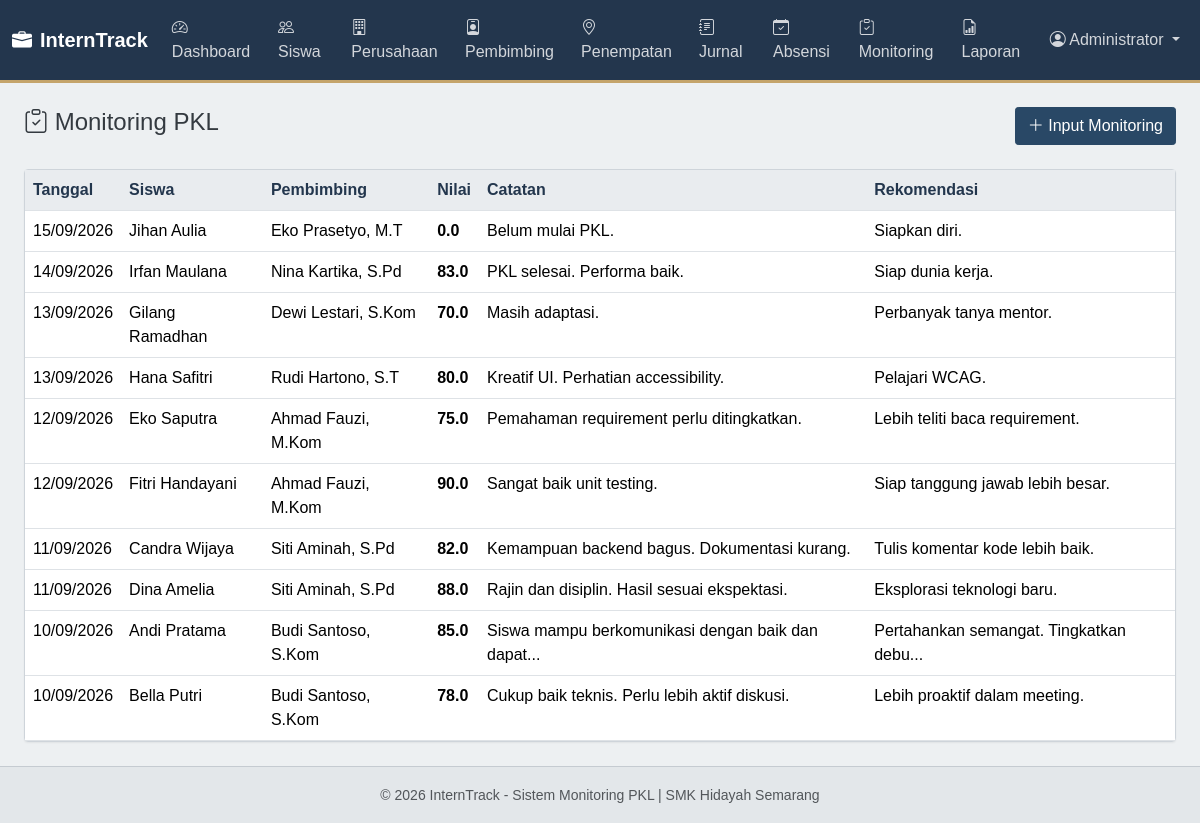
Page /admin/monitoring.php (signed in) on the committed database.
### tables this page shows
CREATE TABLE `monitoring` (
  `id` int(11) NOT NULL AUTO_INCREMENT,
  `siswa_id` int(11) NOT NULL,
  `pembimbing_id` int(11) NOT NULL,
  `tanggal` date NOT NULL,
  `catatan` text DEFAULT NULL,
  `nilai` decimal(5,2) DEFAULT NULL,
  `rekomendasi` text DEFAULT NULL,
  `created_at` timestamp NULL DEFAULT current_timestamp(),
  PRIMARY KEY (`id`),
  KEY `siswa_id` (`siswa_id`),
  KEY `pembimbing_id` (`pembimbing_id`),
  CONSTRAINT `monitoring_ibfk_1` FOREIGN KEY (`siswa_id`) REFERENCES `siswa` (`id`) ON DELETE CASCADE,
  CONSTRAINT `monitoring_ibfk_2` FOREIGN KEY (`pembimbing_id`) REFERENCES `pembimbing` (`id`) ON DELETE CASCADE
);

CREATE TABLE `siswa` (
  `id` int(11) NOT NULL AUTO_INCREMENT,
  `user_id` int(11) DEFAULT NULL,
  `nis` varchar(20) NOT NULL,
  `nama` varchar(100) NOT NULL,
  `kelas` varchar(20) NOT NULL,
  `jurusan` varchar(50) NOT NULL,
  `no_hp` varchar(20) DEFAULT NULL,
  `alamat` text DEFAULT NULL,
  PRIMARY KEY (`id`),
  UNIQUE KEY `nis` (`nis`),
  UNIQUE KEY `user_id` (`user_id`),
  CONSTRAINT `siswa_ibfk_1` FOREIGN KEY (`user_id`) REFERENCES `users` (`id`) ON DELETE SET NULL
);

CREATE TABLE `pembimbing` (
  `id` int(11) NOT NULL AUTO_INCREMENT,
  `user_id` int(11) DEFAULT NULL,
  `nip` varchar(30) DEFAULT NULL,
  `nama` varchar(100) NOT NULL,
  `no_hp` varchar(20) DEFAULT NULL,
  `email` varchar(100) DEFAULT NULL,
  PRIMARY KEY (`id`),
  UNIQUE KEY `user_id` (`user_id`),
  CONSTRAINT `pembimbing_ibfk_1` FOREIGN KEY (`user_id`) REFERENCES `users` (`id`) ON DELETE SET NULL
);

### admin/monitoring.php (the view, shortened to what this page needs)
<?php
$conn = getConnection();
$list = $conn->query("SELECT m.*, s.nama as siswa, p.nama as pembimbing FROM monitoring m
    JOIN siswa s ON m.siswa_id = s.id
    JOIN pembimbing p ON m.pembimbing_id = p.id
    ORDER BY m.tanggal DESC");
include __DIR__ . '/../includes/header.php';
?>
<div class="container-fluid">
    <div class="d-flex justify-content-between align-items-center mb-4">
        <h4><i class="bi bi-clipboard-check"></i> Monitoring PKL</h4>
        <button class="btn btn-primary" data-bs-toggle="modal" data-bs-target="#modalTambah"><i class="bi bi-plus-lg"></i> Input Monitoring</button>
    </div>
    <div class="card"><div class="card-body p-0"><div class="table-responsive">
        <table class="table table-hover mb-0">
            <thead><tr><th>Tanggal</th><th>Siswa</th><th>Pembimbing</th><th>Nilai</th><th>Catatan</th><th>Rekomendasi</th></tr></thead>
            <tbody>
            <?php while ($m = $list->fetch_assoc()): ?>
                <tr>
                    <td><?= date('d/m/Y', strtotime($m['tanggal'])) ?></td>
                    <td><?= htmlspecialchars($m['siswa']) ?></td>
                    <td><?= htmlspecialchars($m['pembimbing']) ?></td>
                    <td><strong><?= number_format($m['nilai'], 1) ?></strong></td>
                    <td><?= htmlspecialchars(mb_strimwidth($m['catatan'] ?? '-', 0, 50, '...')) ?></td>
                    <td><?= htmlspecialchars(mb_strimwidth($m['rekomendasi'] ?? '-', 0, 40, '...')) ?></td>
                </tr>
            <?php endwhile; ?>
            </tbody>
        </table>
    </div></div></div>
</div>
<?php include __DIR__ . '/../includes/footer.php'; ?>

### assets/css/style.css (style rules this page uses)
body { min-height: 100vh; display: flex; flex-direction: column; color: #343a40; background-color: #edf0f2; font-family: Arial, Helvetica, sans-serif; }
.card { border: 1px solid #ced4da; border-radius: 0.25rem; box-shadow: 0 1px 2px rgba(33, 37, 41, 0.06); }
.table th { font-weight: 600; color: #23364d; background-color: #e9ecef; border-bottom-color: #ced4da; }
.table > :not(caption) > * > * { border-bottom-color: #dee2e6; }
.btn { border-radius: 0.2rem; }
.btn-primary { background-color: #294866; border-color: #294866; }

### rows in the picture
monitoring: tanggal "15/09/2026", siswa.nama "Jihan Aulia", pembimbing.nama "Eko Prasetyo, M.T", nilai "0.0", catatan "Belum mulai PKL.", rekomendasi "Siapkan diri."
monitoring: tanggal "14/09/2026", siswa.nama "Irfan Maulana", pembimbing.nama "Nina Kartika, S.Pd", nilai "83.0", catatan "PKL selesai. Performa baik.", rekomendasi "Siap dunia kerja."
monitoring: tanggal "13/09/2026", siswa.nama "Gilang Ramadhan", pembimbing.nama "Dewi Lestari, S.Kom", nilai "70.0", catatan "Masih adaptasi.", rekomendasi "Perbanyak tanya mentor."
monitoring: tanggal "13/09/2026", siswa.nama "Hana Safitri", pembimbing.nama "Rudi Hartono, S.T", nilai "80.0", catatan "Kreatif UI. Perhatian accessibility.", rekomendasi "Pelajari WCAG."
monitoring: tanggal "12/09/2026", siswa.nama "Eko Saputra", pembimbing.nama "Ahmad Fauzi, M.Kom", nilai "75.0", catatan "Pemahaman requirement perlu ditingkatkan.", rekomendasi "Lebih teliti baca requirement."
monitoring: tanggal "12/09/2026", siswa.nama "Fitri Handayani", pembimbing.nama "Ahmad Fauzi, M.Kom", nilai "90.0", catatan "Sangat baik unit testing.", rekomendasi "Siap tanggung jawab lebih besar."
monitoring: tanggal "11/09/2026", siswa.nama "Candra Wijaya", pembimbing.nama "Siti Aminah, S.Pd", nilai "82.0", catatan "Kemampuan backend bagus. Dokumentasi kurang.", rekomendasi "Tulis komentar kode lebih baik."
monitoring: tanggal "11/09/2026", siswa.nama "Dina Amelia", pembimbing.nama "Siti Aminah, S.Pd", nilai "88.0", catatan "Rajin dan disiplin. Hasil sesuai ekspektasi.", rekomendasi "Eksplorasi teknologi baru."
monitoring: tanggal "10/09/2026", siswa.nama "Andi Pratama", pembimbing.nama "Budi Santoso, S.Kom", nilai "85.0", catatan "Siswa mampu berkomunikasi dengan baik dan dapat...", rekomendasi "Pertahankan semangat. Tingkatkan debu..."
monitoring: tanggal "10/09/2026", siswa.nama "Bella Putri", pembimbing.nama "Budi Santoso, S.Kom", nilai "78.0", catatan "Cukup baik teknis. Perlu lebih aktif diskusi.", rekomendasi "Lebih proaktif dalam meeting."

### other values in the picture
$user['nama'] "Administrator"
